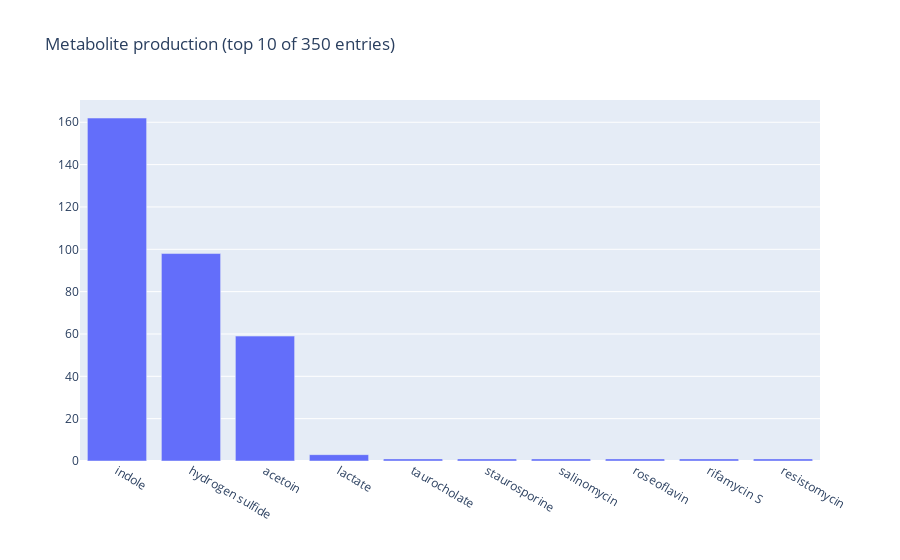

The code cell stored with this chart in its notebook:
### Markdown cell above
[4.1] Metabolite Production

### Code cell
df = pd.read_csv(os.path.join(DATA_DIR, "bacdive", "metabol_pro.csv"))

import plotly.express as px

n = 10 #number of entries we wanna show
N = len(df) #number of total entries

# Plot the occurrence of enzymes across all of our selected taxa 
fig = px.bar(
    data_frame = df.value_counts('metabolite').head(n).reset_index(), #
    x="metabolite",
    y="count",
    
    title="Metabolite production (top %i of %i entries)" % (n, N)
)
fig.update_xaxes(title='', visible=True, showticklabels=True)
fig.update_yaxes(title='', visible=True, showticklabels=True)
fig.show()

### Figure 1 — Plotly figure (JSON) as saved in the notebook; plotly's stock layout.template omitted (floating-point values rounded to 4 significant figures)
{"data": [{"alignmentgroup": "True", "hovertemplate": "metabolite=%{x}<br>count=%{y}<extra></extra>", "legendgroup": "", "marker": {"color": "#636efa", "pattern": {"shape": ""}}, "name": "", "offsetgroup": "", "orientation": "v", "showlegend": false, "textposition": "auto", "type": "bar", "x": ["indole", "hydrogen sulfide", "acetoin", "lactate", "taurocholate", "staurosporine", "salinomycin", "roseoflavin", "rifamycin S", "resistomycin"], "xaxis": "x", "y": [162, 98, 59, 3, 1, 1, 1, 1, 1, 1], "yaxis": "y"}], "layout": {"barmode": "relative", "legend": {"tracegroupgap": 0}, "title": {"text": "Metabolite production (top 10 of 350 entries)"}, "xaxis": {"anchor": "y", "domain": [0, 1], "showticklabels": true, "title": {"text": ""}, "visible": true}, "yaxis": {"anchor": "x", "domain": [0, 1], "showticklabels": true, "title": {"text": ""}, "visible": true}}}
